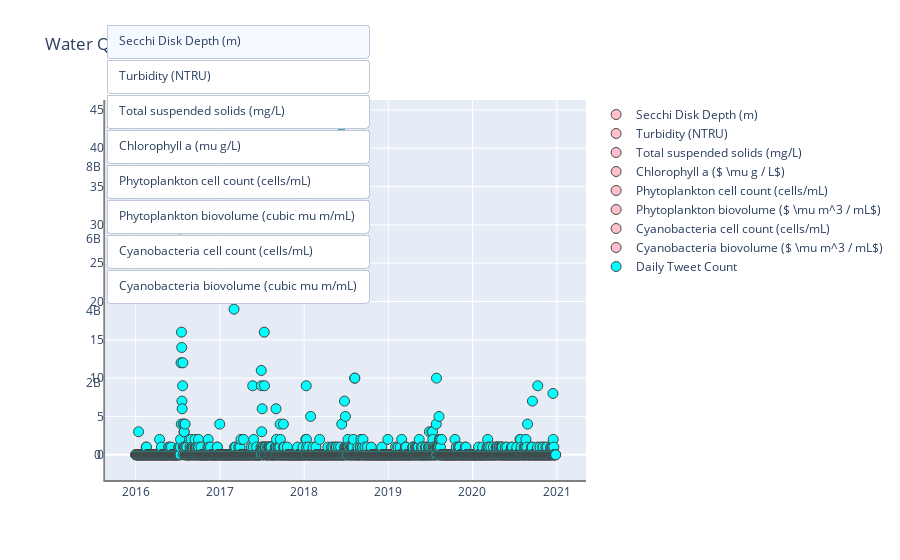

Write notebook code for a chart like this one.
### Code cell
# add secondary axis https://stackoverflow.com/questions/57296683/adding-a-secondary-axis-in-plotly-python

fig = go.Figure()

fig.add_trace(go.Scatter(x=list(post_sd.OBJECTID_1),
                 y=list(post_sd['X75.']),
                 name='Secchi Disk Depth (m)',
                 mode='markers',
                 marker=dict(color='pink', size=10),
                yaxis='y1'
                )
             )



fig.add_trace(go.Scatter(x=list(post_t.OBJECTID_1),
                 y=list(post_t['X75.']),
                 name='Turbidity (NTRU)',
                 mode='markers',
                 marker=dict(color='pink', size=10),
                yaxis='y1'
                )
             )

fig.add_trace(go.Scatter(x=list(post_tss.OBJECTID_1),
                   y=list(post_tss['X75.']),
                   name='Total suspended solids (mg/L)',
                   mode='markers',
                   marker=dict(color='pink', size=10),
                yaxis='y1'
                  )
             )

fig.add_trace(go.Scatter(x=list(post_c.OBJECTID_1), #uncorrected for pheophytin
                 y=list(post_c['X75.']),
                 name=r'Chlorophyll a ($ \mu g / L$)',
                 mode='markers',
                 marker=dict(color='pink', size=10),
                yaxis='y1'
                )
             )

fig.add_trace(go.Scatter(x=list(post_tcc.OBJECTID_1),
                   y=list(post_tcc['X75.']),
                   name='Phytoplankton cell count (cells/mL)',
                   mode='markers',
                   marker=dict(color='pink', size=10),
                yaxis='y1'
                  )
             )

fig.add_trace(go.Scatter(x=list(post_tb.OBJECTID_1),
                   y=list(post_tb['X75.']),
                   name='Phytoplankton biovolume ($ \mu m^3 / mL$)',
                   mode='markers',
                   marker=dict(color='pink', size=10),
                yaxis='y1'
                  )
             )

fig.add_trace(go.Scatter(x=list(post_ccc.OBJECTID_1),
                   y=list(post_ccc['X75.']),
                   name='Cyanobacteria cell count (cells/mL)',
                   mode='markers',
                   marker=dict(color='pink', size=10),
                yaxis='y1'
                  )
             )

fig.add_trace( go.Scatter(x=list(post_cb.OBJECTID_1),
                   y=list(post_cb['X75.']),
                   name='Cyanobacteria biovolume ($ \mu m^3 / mL$)',
                   mode='markers',
                   marker=dict(color='pink', size=10),
                yaxis='y1'
                  )
             )

fig.add_trace(go.Scatter(x=list(tweets_daily['time']),
                         y=list(tweets_daily['neg']),
                         name='Daily Tweet Count',
                         mode='markers',
                         marker=dict(color='cyan', size=10),
                         yaxis='y2')
             )

fig.update_layout(updatemenus = [dict(type="buttons",
        active=0,
                                      x=0.57,
            y=1.2,
        buttons=list([
            dict(label = 'Secchi Disk Depth (m)',
                method='update',
                args=[{'visible':[True, False, False, False, False, False, False, False]}]
                ),
            dict(label='Turbidity (NTRU)',
                method='update',
                args=[{'visible':[False, True, False, False, False, False, False, False]}]
                ),
            dict(label='Total suspended solids (mg/L)',
                method='update',
                args=[{'visible':[False, False, True, False, False, False, False, False]}]
                ),
            dict(label=r'Chlorophyll a (mu g/L)',
                method='update',
                args=[{'visible':[False, False, False, True, False, False, False, False, True]}]
                ),
            dict(label='Phytoplankton cell count (cells/mL)',
                method='update',
                args=[{'visible':[False, False, False, False, True, False, False, False, True]}]
                ),
            dict(label='Phytoplankton biovolume (cubic mu m/mL)',
                method='update',
                args=[{'visible':[False, False, False, False, False, True, False, False, True]}]
                ),
            dict(label='Cyanobacteria cell count (cells/mL)',
                method='update',
                args=[{'visible':[False, False, False, False, False, False, True, False, True]}]
                ),
            dict(label='Cyanobacteria biovolume (cubic mu m/mL)',
                method='update',
                args=[{'visible':[False, False, False, False, False, False, False, True, True]}]
                ),
        ]))
]
                 )

fig.update_layout(
    title_text="Water Quality Parameters",
    xaxis_domain=[0.05, 1.0]
)

# layout = dict(title="Water Quality Parameters", showlegend=False,
#              updatemenus=updatemenus, plot_bgcolor="white",
#              yaxis=dict(side='left'),
#              yaxis2=dict(title="Tweets/day", side="right"))


# fig.add_trace(go.Scatter(x=tweets_daily['time'],
#                          y=tweets_daily['neg'],
#                          name='Daily Tweet Count',
#                          mode='markers',
#                          marker=dict(color='cyan', size=10)),
#              secondary_y=True)


fig.update_traces(mode='markers', marker_line_width=1, marker_size=10)
fig.update_xaxes(showline=True, linewidth=2, linecolor='grey')
fig.update_yaxes(showline=True, linewidth=2, linecolor='grey')
pio.show(fig)
